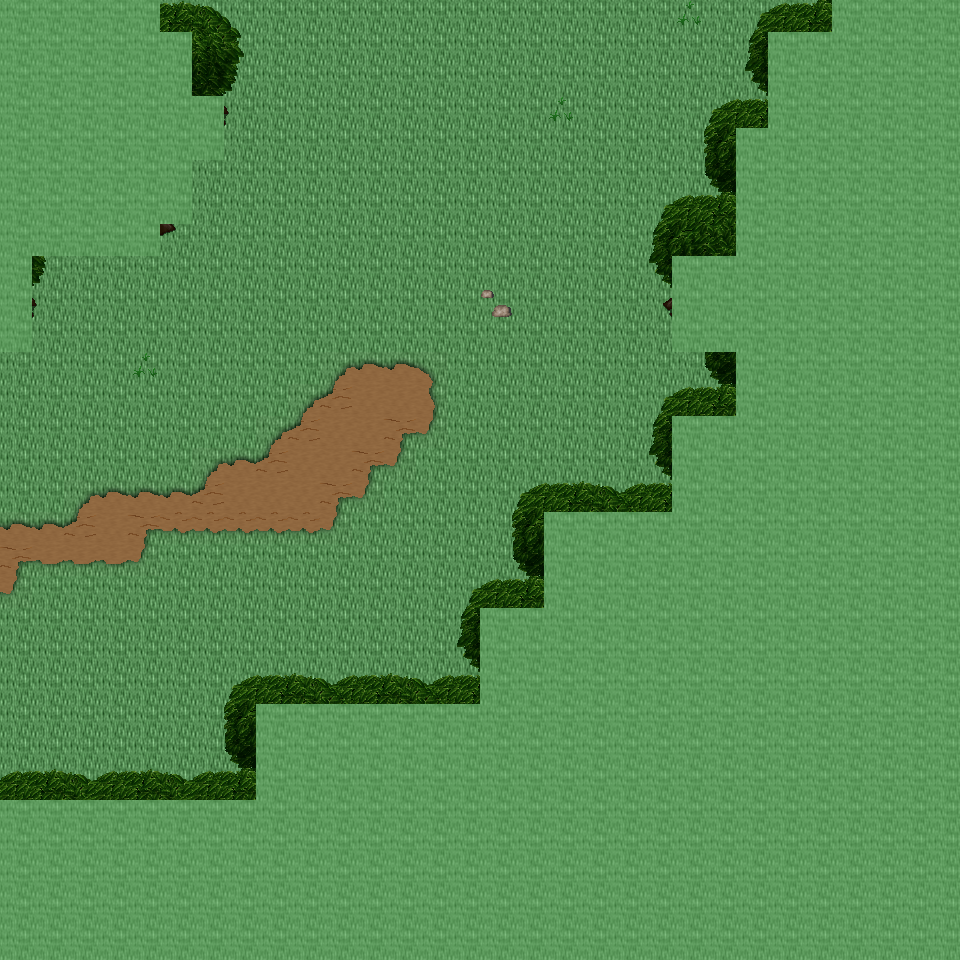

This is a level from a 2D game, rendered from its Tiled map with the project's own tilesets. A one-line summary and the map file follow, with tile-layer data summarised:
An orthogonal 30x30 tile map with 32x32 px tiles, 6 tile layers (Ground, Object, Object2, Above, ...), 23 tilesets and 2 objects (2x mapExit).

<map version="1.0" orientation="orthogonal" renderorder="right-down" width="30" height="30" tilewidth="32" tileheight="32" nextobjectid="3">
  <tileset firstgid="1" name="tileset_ground_ground" tilewidth="32" tileheight="32" tilecount="33" columns="3">
    <image source="../drawable/tileset_ground_ground.png" width="96" height="352" />
  </tileset>
  <tileset firstgid="34" name="tileset_ground_rock_pebbles" tilewidth="32" tileheight="32" tilecount="3" columns="1">
    <image source="../drawable/tileset_ground_rock_pebbles.png" width="32" height="96" />
  </tileset>
  <tileset firstgid="37" name="tileset_ground_grass_edges" tilewidth="32" tileheight="32" tilecount="36" columns="12">
    <image source="../drawable/tileset_ground_grass_edges.png" width="384" height="96" />
  </tileset>
  <tileset firstgid="73" name="tileset_ground_grass_corners" tilewidth="32" tileheight="32" tilecount="24" columns="6">
    <image source="../drawable/tileset_ground_grass_corners.png" width="192" height="128" />
  </tileset>
  <tileset firstgid="97" name="tileset_plant_tree_tree_darkgreen" tilewidth="32" tileheight="32" tilecount="88" columns="8">
    <image source="../drawable/tileset_plant_tree_tree_darkgreen.png" width="256" height="352" />
  </tileset>
  <tileset firstgid="185" name="tileset_plant_grasses" tilewidth="32" tileheight="32" tilecount="6" columns="3">
    <image source="../drawable/tileset_plant_grasses.png" width="96" height="64" />
  </tileset>
  <tileset firstgid="191" name="tileset_plant_bush_bushes" tilewidth="32" tileheight="32" tilecount="10" columns="5">
    <image source="../drawable/tileset_plant_bush_bushes.png" width="160" height="64" />
  </tileset>
  <tileset firstgid="201" name="tileset_plant_tree_tree_green" tilewidth="32" tileheight="32" tilecount="88" columns="8">
    <image source="../drawable/tileset_plant_tree_tree_green.png" width="256" height="352" />
  </tileset>
  <tileset firstgid="289" name="tileset_plant_flower_daisy_white" tilewidth="32" tileheight="32" tilecount="8" columns="2">
    <image source="../drawable/tileset_plant_flower_daisy_white.png" width="64" height="128" />
  </tileset>
  <tileset firstgid="297" name="tileset_object_well" tilewidth="32" tileheight="32" tilecount="4" columns="2">
    <image source="../drawable/tileset_object_well.png" width="64" height="64" />
  </tileset>
  <tileset firstgid="301" name="tileset_item_corpse_huge_animal" tilewidth="32" tileheight="32" tilecount="16" columns="2">
    <image source="../drawable/tileset_item_corpse_huge_animal.png" width="64" height="256" />
  </tileset>
  <tileset firstgid="317" name="tileset_item_corpse_skull_pale" tilewidth="32" tileheight="32" tilecount="2" columns="2">
    <image source="../drawable/tileset_item_corpse_skull_pale.png" width="64" height="32" />
  </tileset>
  <tileset firstgid="319" name="tileset_item_statue_grey_stone" tilewidth="32" tileheight="32" tilecount="4" columns="2">
    <image source="../drawable/tileset_item_statue_grey_stone.png" width="64" height="64" />
  </tileset>
  <tileset firstgid="323" name="tileset_logic_creature_animal" tilewidth="32" tileheight="32" tilecount="32" columns="8">
    <image source="../drawable/tileset_logic_creature_animal.png" width="256" height="128" />
  </tileset>
  <tileset firstgid="355" name="tileset_logic_item_resources" tilewidth="32" tileheight="32" tilecount="6" columns="6">
    <image source="../drawable/tileset_logic_item_resources.png" width="192" height="32" />
  </tileset>
  <tileset firstgid="361" name="tileset_logic_creature_rodent" tilewidth="32" tileheight="32" tilecount="8" columns="8">
    <image source="../drawable/tileset_logic_creature_rodent.png" width="256" height="32" />
  </tileset>
  <tileset firstgid="369" name="tileset_logic_item_sheepfood" tilewidth="32" tileheight="32" tilecount="1" columns="1">
    <image source="../drawable/tileset_logic_item_sheepfood.png" width="32" height="32" />
  </tileset>
  <tileset firstgid="370" name="tileset_logic_item_sign" tilewidth="32" tileheight="32" tilecount="1" columns="1">
    <image source="../drawable/tileset_logic_item_sign.png" width="32" height="32" />
  </tileset>
  <tileset firstgid="371" name="tileset_logic_item_mushroom" tilewidth="32" tileheight="32" tilecount="6" columns="6">
    <image source="../drawable/tileset_logic_item_mushroom.png" width="192" height="32" />
  </tileset>
  <tileset firstgid="377" name="tileset_logic_collision" tilewidth="32" tileheight="32" tilecount="1" columns="1">
    <image source="../drawable/tileset_logic_collision.png" width="32" height="32" />
  </tileset>
  <tileset firstgid="378" name="tileset_logic_protection" tilewidth="32" tileheight="32" tilecount="2" columns="2">
    <image source="../drawable/tileset_logic_protection.png" width="64" height="32" />
  </tileset>
  <tileset firstgid="380" name="tileset_ground_grass_2" tilewidth="32" tileheight="32" tilecount="21" columns="3">
    <image source="../drawable/tileset_ground_grass_2.png" width="96" height="224" />
  </tileset>
  <tileset firstgid="401" name="tileset_ground_green_paving" tilewidth="32" tileheight="32" tilecount="18" columns="3">
    <image source="../drawable/tileset_ground_green_paving.png" width="96" height="192" />
  </tileset>
  <layer name="Ground" width="30" height="30">
    <data>[900 cells, 900 non-empty, 2 distinct tile ids]</data>
  </layer>
  <layer name="Object" width="30" height="30">
    <data>[900 cells, 39 non-empty, 9 distinct tile ids]</data>
  </layer>
  <layer name="Object2" width="30" height="30">
    <data>[900 cells, 28 non-empty, 19 distinct tile ids]</data>
  </layer>
  <layer name="Above" width="30" height="30">
    <data>[900 cells, 516 non-empty, 46 distinct tile ids]</data>
  </layer>
  <layer name="Above2" width="30" height="30">
    <data>[900 cells, 7 non-empty, 2 distinct tile ids]</data>
  </layer>
  <layer name="Walkable" width="30" height="30">
    <data>[900 cells, 469 non-empty, 1 distinct tile ids]</data>
  </layer>
  <objectgroup name="MapEvents">
    <object id="1" name="north" type="mapExit" x="160" y="0" width="672" height="32">
      <properties>
        <property name="map" value="level_0_x122_y61" />
        <property name="x" value="5" />
        <property name="y" value="28" />
      </properties>
    </object>
    <object id="2" name="west" type="mapExit" x="0" y="352" width="32" height="448">
      <properties>
        <property name="map" value="level_0_x121_y62" />
        <property name="x" value="28" />
        <property name="y" value="11" />
      </properties>
    </object>
  </objectgroup>
</map>
